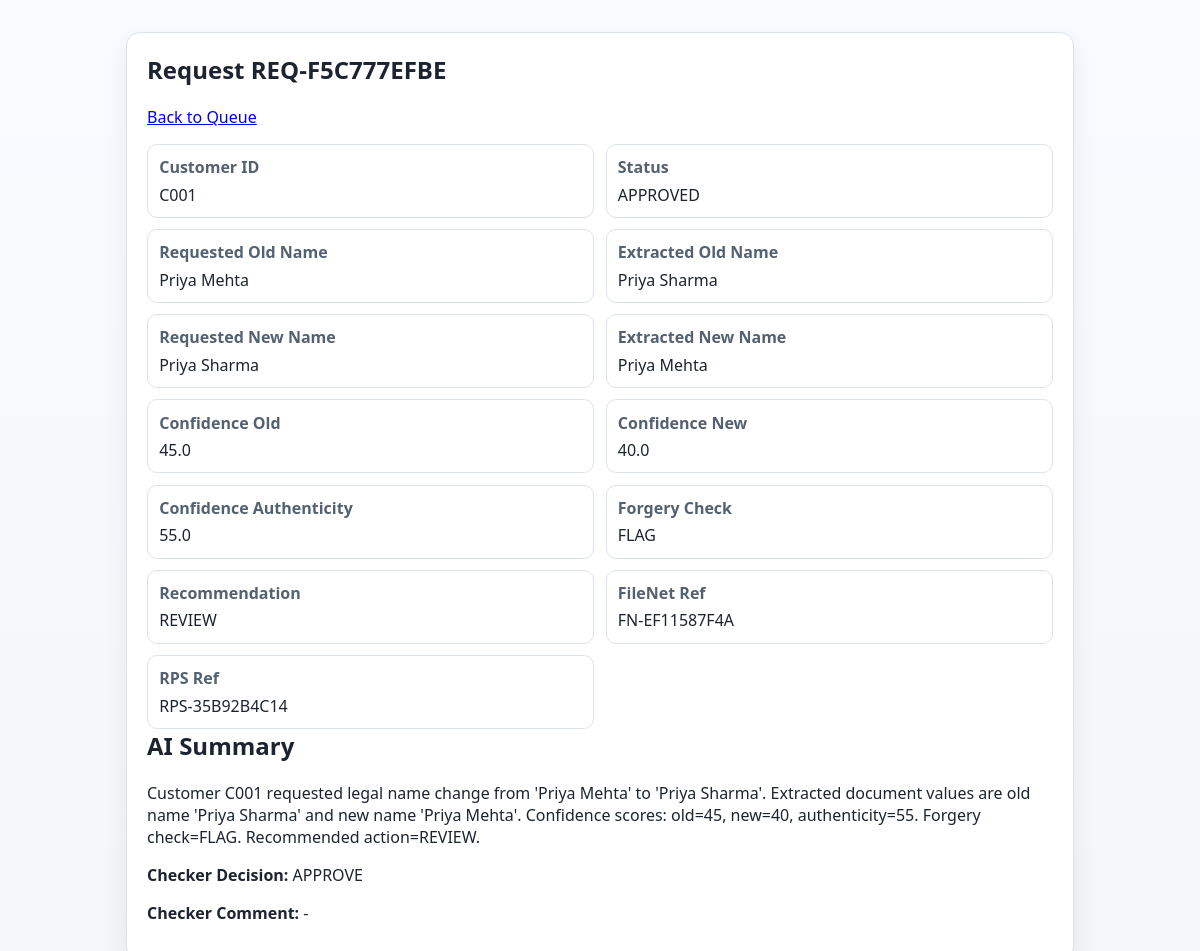
Page /checker/REQ-F5C777EFBE on the committed database.
### app/core/models.py (models this page shows)
class PendingRequest(Base):
    __tablename__ = "pending_requests"
    id = Column(Integer, primary_key=True, index=True)
    request_id = Column(String(32), unique=True, index=True, nullable=False)
    correlation_id = Column(String(32), index=True, nullable=False)
    customer_id = Column(String(64), nullable=False)
    change_type = Column(String(32), default="LEGAL_NAME_CHANGE", nullable=False)
    old_name_requested = Column(String(256), nullable=False)
    new_name_requested = Column(String(256), nullable=False)
    old_name_extracted = Column(String(256), nullable=True)
    new_name_extracted = Column(String(256), nullable=True)
    confidence_old_name = Column(Float, nullable=True)
    confidence_new_name = Column(Float, nullable=True)
    confidence_authenticity = Column(Float, nullable=True)
    forgery_check = Column(String(16), nullable=True)
    recommended_action = Column(String(16), nullable=True)
    ai_summary = Column(Text, nullable=True)
    overall_status = Column(String(64), nullable=False)
    filenet_reference_id = Column(String(64), nullable=True)
    checker_decision = Column(String(16), nullable=True)
    checker_comment = Column(Text, nullable=True)
    rps_write_reference = Column(String(64), nullable=True)
    created_at = Column(DateTime(timezone=True), server_default=func.now(), nullable=False)
    updated_at = Column(
        DateTime(timezone=True), server_default=func.now(), onupdate=func.now(), nullable=False
    )

### app/main.py (the view)
@app.get("/checker/{request_id}")
def checker_detail(request_id: str, request: Request, db: Session = Depends(get_db)):
    record = db.query(PendingRequest).filter(PendingRequest.request_id == request_id).first()
    if not record:
        raise HTTPException(status_code=404, detail="Request not found")
    return templates.TemplateResponse(
        "checker_detail.html",
        {
            "request": request,
            "record": record,
        },
    )

### app/templates/checker_detail.html (shortened to what this page needs)
<!doctype html>
<html lang="en">
<head>
  <link rel="stylesheet" href="/static/styles.css" />
</head>
<body>
  <main class="container">
    <section class="panel">
      <h1>Request {{ record.request_id }}</h1>
      <p><a href="/checker">Back to Queue</a></p>
      <div class="card-grid">
        <div class="card"><strong>Customer ID</strong><span>{{ record.customer_id }}</span></div>
        <div class="card"><strong>Status</strong><span>{{ record.overall_status }}</span></div>
        <div class="card"><strong>Requested Old Name</strong><span>{{ record.old_name_requested }}</span></div>
        <div class="card"><strong>Extracted Old Name</strong><span>{{ record.old_name_extracted }}</span></div>
        <div class="card"><strong>Requested New Name</strong><span>{{ record.new_name_requested }}</span></div>
        <div class="card"><strong>Extracted New Name</strong><span>{{ record.new_name_extracted }}</span></div>
        <div class="card"><strong>Confidence Old</strong><span>{{ record.confidence_old_name }}</span></div>
        <div class="card"><strong>Confidence New</strong><span>{{ record.confidence_new_name }}</span></div>
        <div class="card"><strong>Confidence Authenticity</strong><span>{{ record.confidence_authenticity }}</span></div>
        <div class="card"><strong>Forgery Check</strong><span>{{ record.forgery_check }}</span></div>
        <div class="card"><strong>Recommendation</strong><span>{{ record.recommended_action }}</span></div>
        <div class="card"><strong>FileNet Ref</strong><span>{{ record.filenet_reference_id or '-' }}</span></div>
        <div class="card"><strong>RPS Ref</strong><span>{{ record.rps_write_reference or '-' }}</span></div>
      </div>
      <h2>AI Summary</h2>
      <p>{{ record.ai_summary }}</p>
      {% if record.overall_status == "AI_VERIFIED_PENDING_HUMAN" %}
      <form action="/checker/{{ record.request_id }}/decision" method="post" class="decision-form">
        <label>
          Checker Comment (Optional)
          <textarea name="comment" rows="3"></textarea>
        </label>
        <div class="actions">
          <button type="submit" name="decision" value="APPROVE" class="approve">Approve</button>
          <button type="submit" name="decision" value="REJECT" class="reject">Reject</button>
        </div>
      </form>
      {% else %}
      <p><strong>Checker Decision:</strong> {{ record.checker_decision }}</p>
      <p><strong>Checker Comment:</strong> {{ record.checker_comment or '-' }}</p>
      {% endif %}
    </section>
  </main>
</body>
</html>

### app/static/styles.css (style rules this page uses)
:root { --bg: #f4f6f8; --panel: #ffffff; --text: #1b2430; --muted: #546171; --accent: #0b5cff; --ok: #0a8f45; --bad: #b42318; --border: #dde3ea; }
* { box-sizing: border-box; }
body { margin: 0; font-family: "Segoe UI", Tahoma, Geneva, Verdana, sans-serif; background: linear-gradient(180deg, #f8fbff 0%, var(--bg) 100%); color: var(--text); }
.container { max-width: 980px; margin: 2rem auto; padding: 0 1rem; }
.panel { background: var(--panel); border: 1px solid var(--border); border-radius: 14px; padding: 1.25rem; box-shadow: 0 10px 24px rgba(12, 41, 77, 0.08); }
h1, h2 { margin-top: 0; }
.card-grid { display: grid; grid-template-columns: repeat(2, minmax(0, 1fr)); gap: 0.7rem; }
.card { border: 1px solid var(--border); border-radius: 10px; padding: 0.7rem; display: flex; flex-direction: column; gap: 0.35rem; }
.card strong { color: var(--muted); }

### rows in the picture
PendingRequest: request_id "REQ-F5C777EFBE", customer_id "C001", overall_status "APPROVED", old_name_requested "Priya Mehta", old_name_extracted "Priya Sharma", new_name_requested "Priya Sharma", new_name_extracted "Priya Mehta", confidence_old_name "45.0", confidence_new_name "40.0", confidence_authenticity "55.0", forgery_check "FLAG", recommended_action "REVIEW", filenet_reference "FN-EF11587F4A", rps_write_reference "RPS-35B92B4C14", ai_summary "Customer C001 requested legal name change from 'Priya Mehta' to 'Priya Sharma'. Extracted document values are old name 'Priya Sharma' and new name 'Priya Mehta'. Confidence scores: old=45, new=40, authenticity=55. Forgery check=FLAG. Recommended action=REVIEW.", checker_decision "APPROVE", checker_comment "-"
